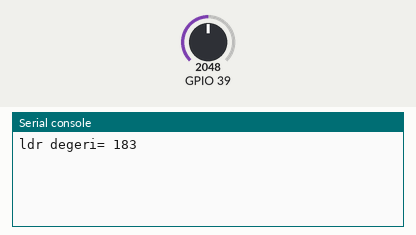
Recording of a program running on a simulated ESP32 board running MicroPython. Parts: the last lines printed to the serial console. Inputs (shaded band) come from the test bench; at power-on: GPIO 39 = 2048 (analog values on the 0–4095 scale).

Above: at 1.2 s.
1.3 s: GPIO 39 set to 2866
At 2.6 s:
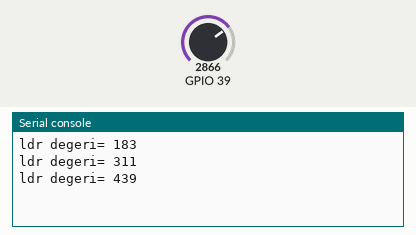
2.8 s: GPIO 39 set to 3603
At 4.3 s:
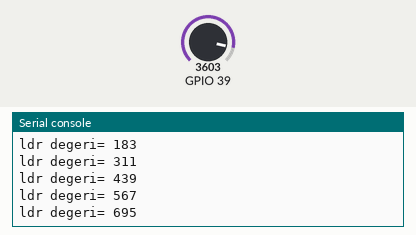
Timing chart, 0 to 5.8 s (numbered marks = the images above; inputs shaded):
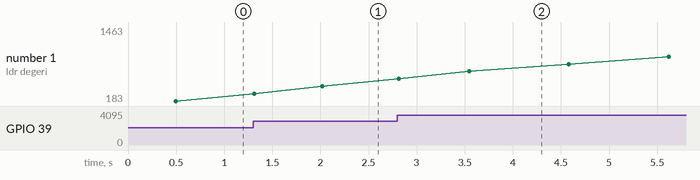

Measured:
- plotted number 1: 439 → 1463 after the input at 2.8 s

The program:

ldrtest.py
```python
from ldr import LDR

import time

ldr1 = LDR(39) # __init__ calisir

while True:

    isik=ldr1.read() # read calisir

#    for n range(128):
#        toplam += isik=ldr1.read()
#    isik=int(toplam/128)
    print ("ldr degeri=",isik)
    #time.sleep(0.1)
```

ldr.py
```python
#kutuphane olusturmak
from machine import ADC, Pin
import time

#yeni bir class olusturma
class LDR:
    value=55

    def __init__ (self,pin):
        self.adc= ADC(Pin(pin))
        self.adc.atten(ADC.ATTN_11DB)
    def read_avr(self,sample):
        toplam=0
        for x in range(sample):
            toplam += self.adc.read()

        return int(toplam / sample)
    def read(self):
        # +,- 16 histerisiz
        for x in range(128):
            temp=self.read_avr(8)#
            #histerisiz
            if temp > self.value + 4:
                self.value +=1
            elif self.value > temp + 4:
                self.value -=1
            #histerisiz
        return self.value
    
```
